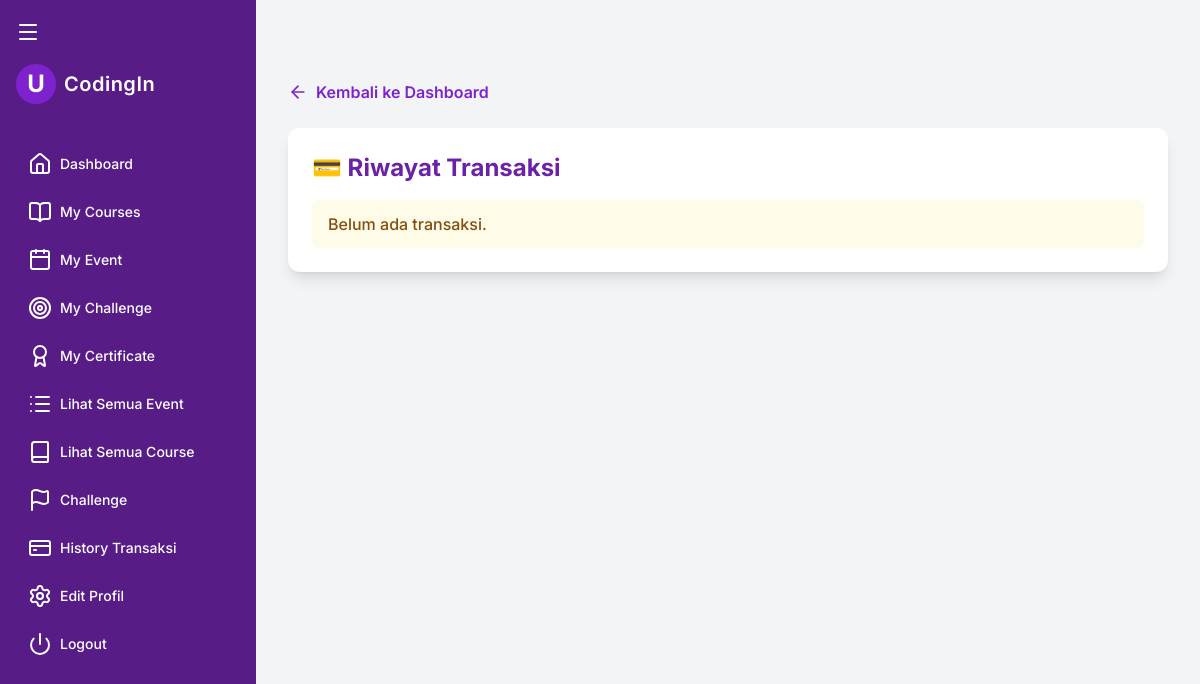
/user/transactions.php (signed in), run on an earlier commit of the app's database.
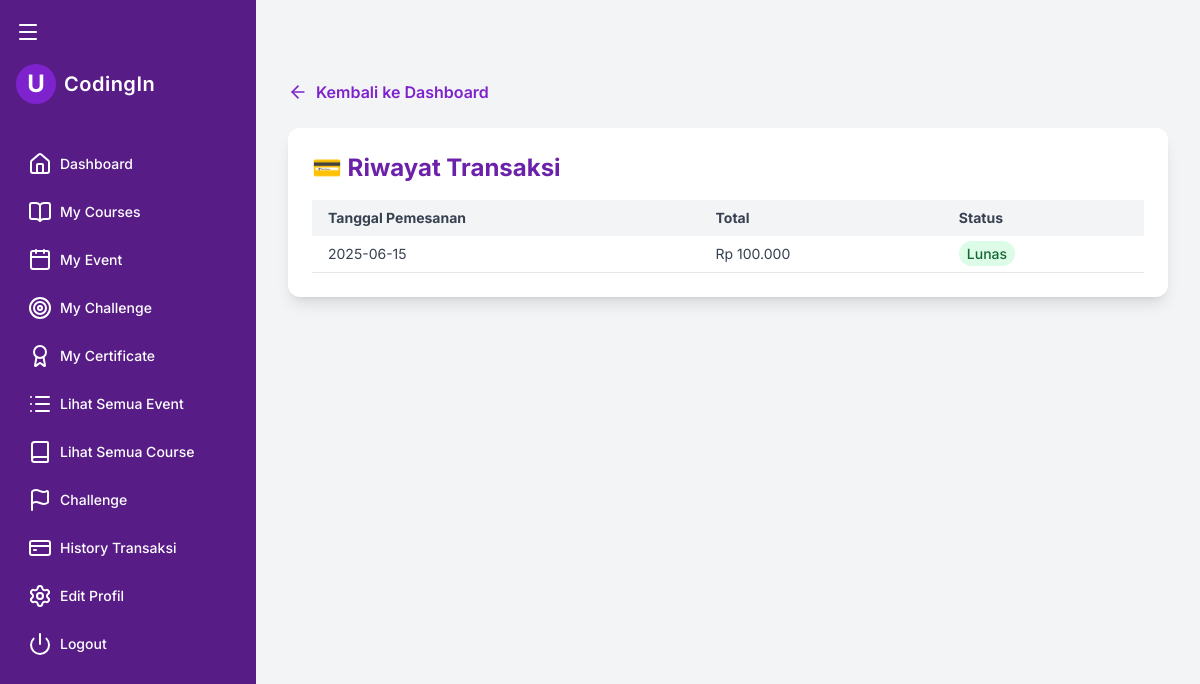
And on a later commit of the database.
### tables this page shows
CREATE TABLE `transaksi` (
  `ID_Transaksi` char(6) NOT NULL,
  `Tanggal_Pemesanan` date NOT NULL,
  `Total_Awal` decimal(10,2) NOT NULL,
  `REDEEM_CODE` varchar(10) DEFAULT NULL,
  `Diskon` float DEFAULT NULL,
  `Total_Akhir` decimal(10,2) NOT NULL,
  `Status_Pembayaran` varchar(30) NOT NULL,
  `Tanggal_Dimulai` date DEFAULT NULL,
  `Tanggal_Berakhir` date DEFAULT NULL,
  `Bukti_Pembayaran` varchar(255) DEFAULT NULL,
  `User_ID` char(6) NOT NULL,
  `Paket_ID_Paket` char(4) NOT NULL
);

### user/transactions.php (the view, shortened to what this page needs)
<?php
require_once '../config/database.php';
$user_id = $_SESSION["user_id"];
$stmt = $pdo->prepare("SELECT * FROM transaksi WHERE User_ID = ? ORDER BY Tanggal_Pemesanan DESC");
$stmt->execute([$user_id]);
$transaksi = $stmt->fetchAll(PDO::FETCH_ASSOC);
?>
<!DOCTYPE html>
<html lang="id">
<head>
  <script src="https://cdn.tailwindcss.com"></script>
</head>
<body class="bg-gray-100 min-h-screen">
<div class="flex">
  <?php include '../includes/user_sidebar.php'; ?>
  <main id="mainContent" class="flex-grow p-8 pt-20 transition-all duration-300">
    <a href="../public/dashboard_user.php" class="inline-flex items-center text-purple-700 hover:underline font-semibold mb-6">
      <i data-lucide="arrow-left" class="w-5 h-5 mr-2"></i> Kembali ke Dashboard
    </a>
    <div class="bg-white shadow-lg rounded-xl p-6 max-w-4xl mx-auto">
      <h3 class="text-2xl font-bold text-purple-800 mb-4">💳 Riwayat Transaksi</h3>
      <?php if ($transaksi): ?>
        <div class="overflow-x-auto">
          <table class="min-w-full text-sm text-left">
            <thead class="bg-gray-100 text-gray-700 font-semibold">
              <tr>
                <th class="px-4 py-2">Tanggal Pemesanan</th>
                <th class="px-4 py-2">Total</th>
                <th class="px-4 py-2">Status</th>
              </tr>
            </thead>
            <tbody class="text-gray-700">
              <?php foreach ($transaksi as $t): ?>
                <tr class="border-b hover:bg-gray-50">
                  <td class="px-4 py-2"><?= htmlspecialchars($t['Tanggal_Pemesanan']) ?></td>
                  <td class="px-4 py-2">Rp <?= number_format($t['Total_Akhir'], 0, ',', '.') ?></td>
                  <td class="px-4 py-2">
                    <span class="px-2 py-1 rounded-full text-sm font-medium
                      <?= $t['Status_Pembayaran'] === 'Lunas' ? 'bg-green-100 text-green-800' :
                           ($t['Status_Pembayaran'] === 'Menunggu Pembayaran' ? 'bg-yellow-100 text-yellow-800' :
                           'bg-blue-100 text-blue-800') ?>">
                      <?= htmlspecialchars($t['Status_Pembayaran']) ?>
                    </span>
                  </td>
                </tr>
              <?php endforeach; ?>
            </tbody>
          </table>
        </div>
      <?php else: ?>
        <div class="bg-yellow-50 text-yellow-800 px-4 py-3 rounded-md font-medium">
          Belum ada transaksi.
        </div>
      <?php endif; ?>
    </div>
  </main>
</div>
</body>
</html>

### includes/user_sidebar.php (shortened to what this page needs)
<script src="https://cdn.tailwindcss.com"></script>
<div class="fixed top-3 left-0 z-50 flex items-center pl-2">
  <button id="sidebarToggle" class="p-2">
    <i id="burgerIcon" data-lucide="menu" class="text-white w-6 h-6"></i>
  </button>
</div>
<aside id="userSidebar" class="bg-purple-900 text-white min-h-screen px-4 py-8 w-64 transition-all duration-300 ease-in-out fixed top-0 left-0 z-40">
  <div class="flex items-center mt-8 mb-10 space-x-2 sidebar-header transition-all duration-300">
    <div class="w-10 h-10 rounded-full bg-purple-700 flex items-center justify-center font-bold text-2xl">U</div>
    <span class="font-semibold text-xl tracking-wide sidebar-label">CodingIn</span>
  </div>
  <nav>
    <ul class="space-y-2 text-sm font-medium">
      <li>
        <a href="/codingin/public/dashboard_user.php" class="flex items-center px-3 py-2 rounded-lg hover:bg-purple-700">
          <i data-lucide="home" class="mr-2"></i> <span class="sidebar-label">Dashboard</span>
        </a>
      </li>
      <li>
        <a href="/codingin/user/my_courses.php" class="flex items-center px-3 py-2 rounded-lg hover:bg-purple-700">
          <i data-lucide="book-open" class="mr-2"></i> <span class="sidebar-label">My Courses</span>
        </a>
      </li>
      <li>
        <a href="/codingin/user/my_event.php" class="flex items-center px-3 py-2 rounded-lg hover:bg-purple-700">
          <i data-lucide="calendar" class="mr-2"></i> <span class="sidebar-label">My Event</span>
        </a>
      </li>
      <li>
        <a href="../user/my_challenge.php" class="flex items-center px-3 py-2 rounded-lg hover:bg-purple-700"">
          <i data-lucide="target" class="mr-2"></i> <span class="sidebar-label">My Challenge</span>
        </a>
      </li>
      <li>
        <a href="/codingin/user/my_certificate.php" class="flex items-center px-3 py-2 rounded-lg hover:bg-purple-700">
          <i data-lucide="award" class="mr-2"></i> <span class="sidebar-label">My Certificate</span>
        </a>
      </li>
      <li>
        <a href="/codingin/user/event_list.php" class="flex items-center px-3 py-2 rounded-lg hover:bg-purple-700">
          <i data-lucide="list" class="mr-2"></i> <span class="sidebar-label">Lihat Semua Event</span>
        </a>
      </li>
      <li>
        <a href="/codingin/user/course_list.php" class="flex items-center px-3 py-2 rounded-lg hover:bg-purple-700">
          <i data-lucide="book" class="mr-2"></i> <span class="sidebar-label">Lihat Semua Course</span>
        </a>
      </li>
      <li>
        <a href="/codingin/user/challenge_list.php" class="flex items-center px-3 py-2 rounded-lg hover:bg-purple-700">
          <i data-lucide="flag" class="mr-2"></i> <span class="sidebar-label">Challenge</span>
        </a>
      </li>
      <li>
        <a href="/codingin/user/transactions.php" class="flex items-center px-3 py-2 rounded-lg hover:bg-purple-700">
          <i data-lucide="credit-card" class="mr-2"></i> <span class="sidebar-label">History Transaksi</span>
        </a>
      </li>
      <li>
        <a href="/codingin/user/edit_profil.php" class="flex items-center px-3 py-2 rounded-lg hover:bg-purple-700">
          <i data-lucide="settings" class="mr-2"></i> <span class="sidebar-label">Edit Profil</span>
        </a>
      </li>
      <li>
        <a href="/codingin/public/logout.php" class="flex items-center px-3 py-2 rounded-lg hover:bg-purple-700 text-white font-medium">
          <i data-lucide="power" class="mr-2"></i> <span class="sidebar-label">Logout</span>
        </a>
      </li>
    </ul>
  </nav>
</aside>

### user/transactions.php (style rules this page uses)
body { font-family: 'Inter', sans-serif; }

What changed in the data, as far as the page shows it:
added transaksi: Tanggal_Pemesanan "2025-06-15", Total_Akhir "100.000", Status_Pembayaran "Lunas"
Also different on the page:
text no longer shown: "Belum ada transaksi."
text now shown: "Tanggal Pemesanan Total Status"
